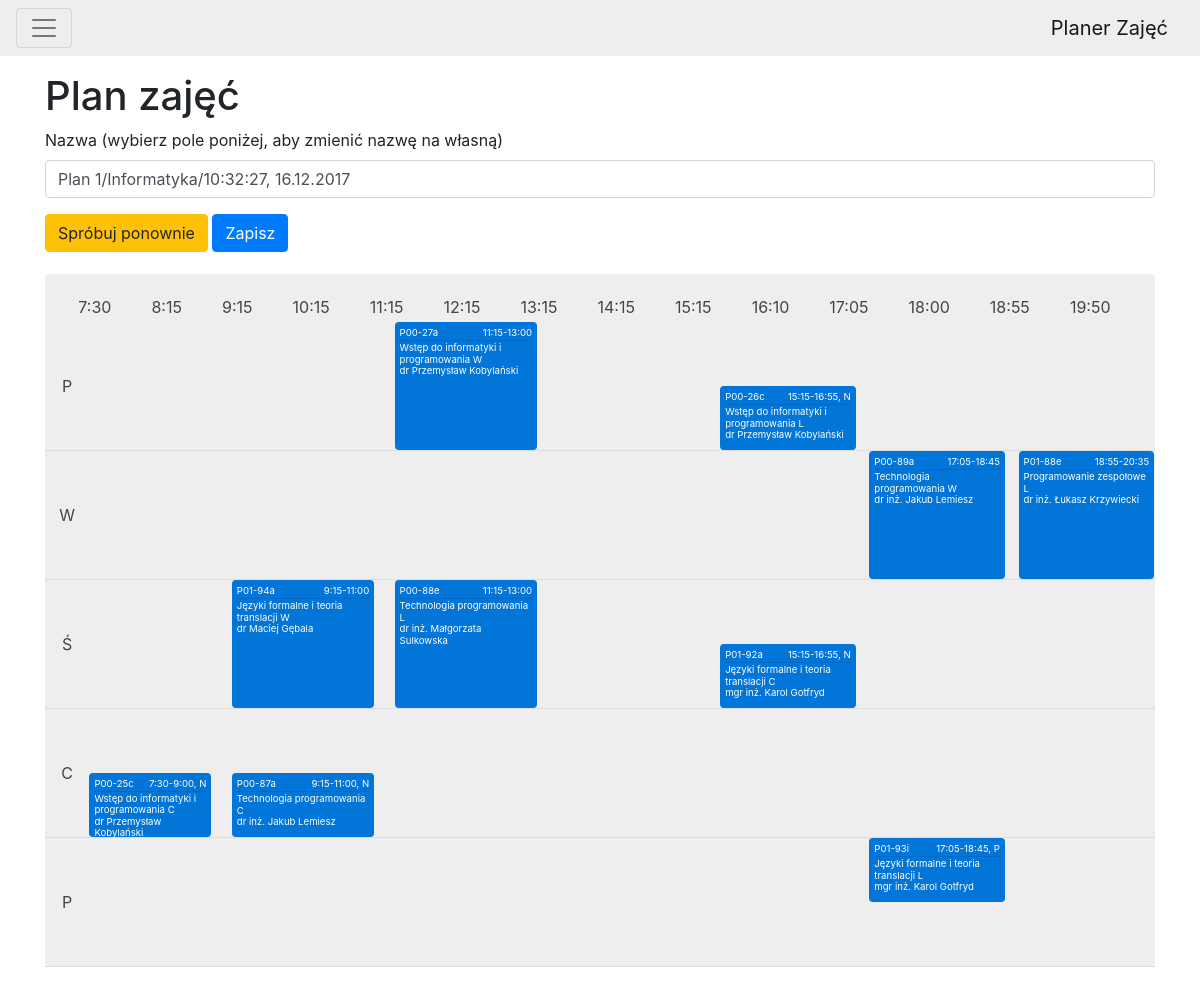
The app's page /generator/timetable/1/ (signed in) with its own data.
### schedules/models.py (models this page shows, shortened)
class Group(models.Model):
    LECTURE = 'W'
    EXERCISES = 'C'
    LAB = 'L'
    PROJECT = 'P'
    SEMINARY = 'S'
    TYPE_CHOICES = (
        (LECTURE, 'wykład'),
        (EXERCISES, 'ćwiczenia'),
        (LAB, 'laboratorium'),
        (PROJECT, 'projekt'),
        (SEMINARY, 'seminarium'),
    )
    MONDAY = 0
    TUESDAY = 1
    WEDNESDAY = 2
    THURSDAY = 3
    FRIDAY = 4
    SATURDAY = 5
    SUNDAY = 6
    DAY_CHOICES = (
        (None, 'wybierz dzień zajęć'),
        (MONDAY, 'poniedziałek'),
        (TUESDAY, 'wtorek'),
        (WEDNESDAY, 'środa'),
        (THURSDAY, 'czwartek'),
        (FRIDAY, 'piątek'),
        (SATURDAY, 'sobota'),
        (SUNDAY, 'niedziela'),
    )
    START_TIME_CHOICES = (
        (datetime.time(7, 30, 00), '7:30'),
        (datetime.time(8, 15, 00), '8:15'),
        (datetime.time(9, 15, 00), '9:15'),
        (datetime.time(10, 15, 00), '10:15'),
        (datetime.time(11, 15, 00), '11:15'),
        (datetime.time(12, 15, 00), '12:15'),
        (datetime.time(13, 15, 00), '13:15'),
        (datetime.time(14, 15, 00), '14:15'),
        (datetime.time(15, 15, 00), '15:15'),
        (datetime.time(16, 10, 00), '16:10'),
        (datetime.time(17, 5, 00), '17:05'),
        (datetime.time(18, 00, 00), '18:00'),
        (datetime.time(18, 55, 00), '18:55'),
        (datetime.time(19, 50, 00), '19:50'),
    )
    END_TIME_CHOICES = (
        (datetime.time(8, 15, 00), '8:15'),
        (datetime.time(9, 00, 00), '9:00'),
        (datetime.time(10, 00, 00), '10:00'),
        (datetime.time(11, 00, 00), '11:00'),
        (datetime.time(12, 00, 00), '12:00'),
        (datetime.time(13, 00, 00), '13:00'),
        (datetime.time(14, 00, 00), '14:00'),
        (datetime.time(15, 00, 00), '15:00'),
        (datetime.time(16, 00, 00), '16:00'),
        (datetime.time(16, 55, 00), '16:55'),
        (datetime.time(17, 50, 00), '17:50'),
        (datetime.time(18, 45, 00), '18:45'),
        (datetime.time(19, 40, 00), '19:40'),
        (datetime.time(20, 35, 00), '20:35'),
    )
    NORMAL = "PN"
    EVEN = "P"
    ODD = "N"
    WEEK_TYPE_CHOICES = (
        (NORMAL, 'normalny'),
        (EVEN, 'parzysty'),
        (ODD, 'nieparzysty'),
    )
    course = models.ForeignKey('Course', on_delete=models.CASCADE, related_name='groups')
    code = models.CharField(max_length=16)
    type = models.CharField(max_length=1, choices=TYPE_CHOICES)
    lecturer = models.ForeignKey('Lecturer', on_delete=models.CASCADE, null=True, blank=True, default=None)
    start_time = models.TimeField(choices=START_TIME_CHOICES)
    end_time = models.TimeField(choices=END_TIME_CHOICES)
    day = models.IntegerField(choices=DAY_CHOICES)
    week_type = models.CharField(max_length=2, choices=WEEK_TYPE_CHOICES, default=NORMAL)
    place = models.CharField(max_length=128)
    class Meta:
        verbose_name = "Grupa"
        verbose_name_plural = "Grupy"
        unique_together = ("code", "start_time", "end_time", "day", "week_type")
    @property
    def template_start(self):
        today = datetime.datetime.today().date()
        start = datetime.datetime.combine(today, self.start_time)
        first = datetime.datetime.combine(today, Group.START_TIME_CHOICES[0][0])
        delta = start - first
        return int(math.ceil((delta.total_seconds() / 60)))
    @property
    def template_width(self):
        today = datetime.datetime.today().date()
        start = datetime.datetime.combine(today, self.start_time)
        end = datetime.datetime.combine(today, self.end_time)
        delta = end - start
        return int(math.ceil((delta.total_seconds() / 60)))
    @property
    def times(self):
        return "{}-{}".format(self.get_start_time_display(), self.get_end_time_display())

class Course(models.Model):
    name = models.CharField(max_length=128)
    code = models.CharField(max_length=16, unique=True)
    field_of_study = models.ForeignKey('FieldOfStudy', on_delete=models.CASCADE, related_name='courses')
    semester = models.PositiveIntegerField(validators=[MinValueValidator(1), MaxValueValidator(7)])
    class Meta:
        verbose_name = "Kurs"
        verbose_name_plural = "Kursy"

class Lecturer(models.Model):
    TITLE_CHOICES = (
        (0, 'lic.'),
        (1, 'inż.'),
        (2, 'mgr'),
        (3, 'mgr inż.'),
        (4, 'dr'),
        (5, 'dr inż.'),
        (6, 'dr hab.'),
        (7, 'dr hab. inż.'),
        (8, 'prof. dr hab.'),
        (10, 'prof dr hab. inż'),
    )
    title = models.IntegerField(choices=TITLE_CHOICES)
    first_name = models.CharField(max_length=64)
    last_name = models.CharField(max_length=64)
    class Meta:
        verbose_name = "Prowadzący"
        verbose_name_plural = "Prowadzący"
    def __str__(self):
        return " ".join([self.get_title_display(), self.first_name, self.last_name])

### generator/views.py (the view, shortened to what this page needs)
# urls.py: url(r"^timetable/(?P<time_table_id>[0-9]+)/$", TimeTableView.as_view(), name="timetable_view"),
class TimeTableView(LoginRequiredMixin, FormView):
    template_name = 'generator/generator_result.html'
    form_class = TimeTableForm
    def get(self, request, *args, **kwargs):
        time_table_id = kwargs.get('time_table_id', None)
        timings = Group.START_TIME_CHOICES
        try:
            time_table = TimeTable.objects.get(id=time_table_id)
        except ObjectDoesNotExist:
            messages.add_message(request, messages.WARNING, 'Plan z podanym id nie istnieje.')
            time_table = None
        form = TimeTableForm(initial=dict(name=str(time_table), time_table=time_table))
        return self.render_to_response(self.get_context_data(form=form, timings=timings, time_table=time_table))

### generator/forms.py
class TimeTableForm(forms.Form):
    name = forms.CharField(label='Nazwa (wybierz pole poniżej, aby zmienić nazwę na własną)', required=True)
    def __init__(self, *args, **kwargs):
        super().__init__(*args, **kwargs)
        self.time_table = kwargs['initial'].get('time_table', None)

### schedules/models.py (called while the page is built)
    @property
    def local_date_created(self):
        return timezone.localtime(self.date_created)

    def template_groups_dict(self):
        return {
            day: {
                'name': name,
                'groups': self.groups.filter(day=day).order_by('start_time')
            }
            for (day, name) in Group.DAY_CHOICES[1:6]
        }

    def __str__(self):
        return "Plan {}/{}/{}".format(self.id, self.field_of_study.name, self.local_date_created.strftime('%X, %d.%m.%Y'))

### generator/templates/generator/generator_result.html (shortened to what this page needs)
{% extends 'base.html' %}
{% load bootstrap4 %}
{% block content %}
  <h1>Plan zajęć</h1>
  {% if time_table %}
  <div>
    <form method="POST" class="form">
      {% bootstrap_form form %}
      {% buttons %}
      <a class="btn btn-warning" href="{% url 'generator:form_view' %}" role="button">Spróbuj ponownie</a>
      <button class="btn btn-primary">Zapisz</button>
      {% endbuttons %}
    </form>
    {% include 'schedules/time_table.html' %}
  </div>
  {% endif %}
{% endblock %}

### templates/base.html (shortened to what this page needs)
<!DOCTYPE html>
{% load staticfiles %}
<html lang="pl" xml:lang="pl">
<head>
  <link rel="stylesheet" href="https://maxcdn.bootstrapcdn.com/bootstrap/4.0.0-alpha.6/css/bootstrap.min.css"
>
  <link rel="stylesheet" href="{% static 'studentplanner/css/master.css' %}">
</head>
<body>
<nav class="navbar navbar-toggleable-md sticky-top navbar-light navbar-my">
  <button class="navbar-toggler navbar-toggler-right" type="button" data-toggle="collapse"
          data-target="#navbarSupportedContent" aria-controls="navbarSupportedContent" aria-expanded="false"
          aria-label="Toggle navigation">
    <span class="navbar-toggler-icon"></span>
  </button>
  {% with url_name=request.resolver_match.url_name %}
    <a class="navbar-brand{% if url_name == 'home' %} active{% endif %}" href="{% url 'home' %}">Planer Zajęć</a>
  {% endwith %}
</nav>
<div class="container mycontent">
  {% block content %}
  {% endblock %}
</div>
</body>
</html>

### schedules/templates/schedules/time_table.html
{% load staticfiles %}
{% block stylesheet %}
  <link rel="stylesheet" href="{% static 'schedules/css/time_table.css' %}">
{% endblock %}
<div class="timetable">
  <ol class="timings">
    {% for datetime, time_str in timings %}
    <li><time>{{ time_str }}</time></li>
    {% endfor %}
  </ol>
  <ol class="week">
  {% for key, day in time_table.template_groups_dict.items %}
    <li class="day">
      <span class="name">{{ day.name|slice:":1"|upper }}</span>
    {% for group in day.groups %}
      <div class="hour hour_start__{{ group.template_start }} hour_width__{{ group.template_width }} hour_{{ group.week_type|lower }}">
        <p>{{ group.code }}<span class="group_time">{{ group.times }}{% if group.week_type != 'PN' %}, {{ group.week_type }}{% endif %}</span></p>
        <hr>
        <p>{{ group.course.name }} {{ group.type }}</p>
        <p>{{ group.lecturer }}</p>
      </div>
    {% endfor %}
    </li>
  {% endfor %}
  </ol>
</div>

### static/studentplanner/css/master.css (style rules this page uses)
.navbar-light { background-color: #eeeeee; margin-bottom: 1rem; }

### records on screen
Group: code "P00-27a", times "11:15-13:00", course.name "Wstęp do informatyki i programowania", type "W", lecturer "dr Przemysław Kobylański"
Group: code "P00-26c", times "15:15-16:55", week_type "N", course.name "Wstęp do informatyki i programowania", type "L", lecturer "dr Przemysław Kobylański"
Group: code "P00-89a", times "17:05-18:45", course.name "Technologia programowania", type "W", lecturer "dr inż. Jakub Lemiesz"
Group: code "P01-88e", times "18:55-20:35", course.name "Programowanie zespołowe", type "L", lecturer "dr inż. Łukasz Krzywiecki"
Group: code "P01-94a", times "9:15-11:00", course.name "Języki formalne i teoria translacji", type "W", lecturer "dr Maciej Gębala"
Group: code "P00-88e", times "11:15-13:00", course.name "Technologia programowania", type "L", lecturer "dr inż. Małgorzata Sulkowska"
Group: code "P01-92a", times "15:15-16:55", week_type "N", course.name "Języki formalne i teoria translacji", type "C", lecturer "mgr inż. Karol Gotfryd"
Group: code "P00-25c", times "7:30-9:00", week_type "N", course.name "Wstęp do informatyki i programowania", type "C", lecturer "dr Przemysław Kobylański"
Group: code "P00-87a", times "9:15-11:00", week_type "N", course.name "Technologia programowania", type "C", lecturer "dr inż. Jakub Lemiesz"
Group: code "P01-93i", times "17:05-18:45", week_type "P", course.name "Języki formalne i teoria translacji", type "L", lecturer "mgr inż. Karol Gotfryd"

### other values on screen
{{ time_str }} "7:30" "8:15" "9:15" "10:15" "11:15" "12:15" "13:15" "14:15" "15:15" "16:10" "17:05" "18:00" "18:55" "19:50"
{{ day.name|slice:":1"|upper }} "P" "W" "Ś" "C" "P"
